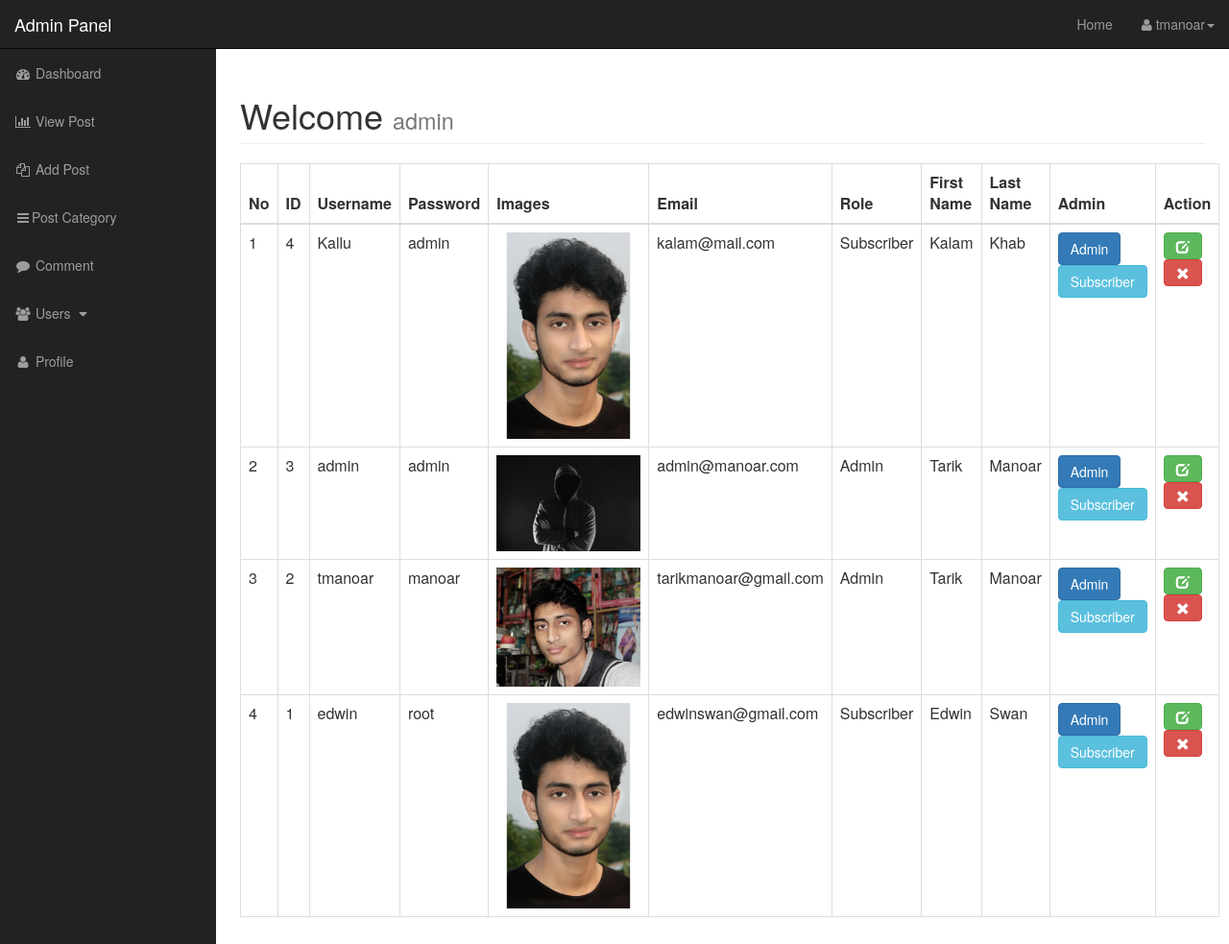
Screenshot of /admin/users.php (signed in) with the database file from the repository.
### tables this page shows
CREATE TABLE `users` (
  `user_id` int(4) NOT NULL,
  `username` varchar(25) NOT NULL,
  `user_password` varchar(55) NOT NULL,
  `user_firstname` varchar(20) NOT NULL,
  `user_lastname` varchar(20) NOT NULL,
  `user_email` varchar(25) NOT NULL,
  `user_images` text NOT NULL,
  `user_role` varchar(55) NOT NULL,
  `randSalt` varchar(255) NOT NULL DEFAULT '$2y$10$iusesomecrazystrings22'
);

### admin/include/viewUsers.php (the view, shortened to what this page needs)
<div id="page-wrapper">
    <div class="container-fluid">
        <div class="row">
            <div class="col-lg-12">
                <h1 class="page-header">
                    Welcome
                    <small>admin</small>
                </h1>
            </div>
            <div class="col-lg-12">
                <table class="table table-inverse table-bordered table-dark table-hover">
                    <thead>
                        <tr>
                            <th>No</th>
                            <th>ID</th>
                            <th>Username</th>
                            <th>Password</th>
                            <th>Images</th>
                            <th>Email</th>
                            <th>Role</th>
                            <th>First Name</th>
                            <th>Last Name</th>
                            <th>Admin</th>
                            <th>Action</th>
                        </tr>
                    </thead>
                    <tbody>
                        <?php
                            $result = mysqli_query($dbconn,"SELECT * FROM users ORDER BY user_id DESC");
                            $counter = 1;
                            while ($row = mysqli_fetch_assoc($result)){
                                ?>
                                <tr>
                                    <td><?php echo $counter++; ?></td>
                                    <td><?php echo $row['user_id'] ?></td>
                                    <td><?php echo $row['username'] ?></td>
                                    <td><?php echo trim($row['user_password']) ?></td>
                                    <td><img width="150px"src="<?php echo $row['user_images'] ?>" alt="No Images "></td>
                                    <td><?php echo $row['user_email'] ?></td>
                                    <td><?php echo $row['user_role'] ?></td>
                                    <td><?php echo $row['user_firstname'] ?></td>
                                    <td><?php echo $row['user_lastname'] ?></td>
                                    <td>
                                        <a href="?admin=<?php echo $row['user_id'] ?>"><p class="btn btn-primary" title="Apoint as Admin">Admin</p></a>
                                        <a href="?subs=<?php echo $row['user_id'] ?>"><p class="btn btn-info" title="Apoint as Subscriber">Subscriber</p></a>
                                    </td>
                                    <td>
                                    	<a href="users.php?var=edit_users&edit=<?php echo $row['user_id'] ?>"><p class="btn btn-success" title="Edit User Profile"><span class="glyphicon glyphicon-edit" area-hidden="true"></span></p></a>
                                    	<a href="users.php?delete=<?php echo $row['user_id'] ?>"><p class="btn btn-danger" title="Delete User Profile"><span class=" glyphicon glyphicon-remove" area-hidden="true"></span></p></a>
                                    </td>
                                </tr>
                        <?php } ?>
                    </tbody>
                </table>
            </div>
        </div>
    </div>
</div>

### admin/css/sb-admin.css (style rules this page uses)
body { margin-top: 100px; background-color: #222; }
@media (min-width:768px) { body { margin-top: 50px; } }
#page-wrapper { width: 100%; padding: 0; background-color: #fff; }
@media (min-width:768px) { #page-wrapper { padding: 10px; } }

### rows the page displays
users: user_id "4", username "Kallu", user_password "admin", user_images (picture), user_email "kalam@mail.com", user_role "Subscriber", user_firstname "Kalam", user_lastname "Khab"
users: user_id "3", username "admin", user_password "admin", user_images (picture), user_email "admin@manoar.com", user_role "Admin", user_firstname "Tarik", user_lastname "Manoar"
users: user_id "2", username "tmanoar", user_password "manoar", user_images (picture), user_email "tarikmanoar@gmail.com", user_role "Admin", user_firstname "Tarik", user_lastname "Manoar"
users: user_id "1", username "edwin", user_password "root", user_images (picture), user_email "edwinswan@gmail.com", user_role "Subscriber", user_firstname "Edwin", user_lastname "Swan"

### other values shown
$_SESSION['username'] "tmanoar"
